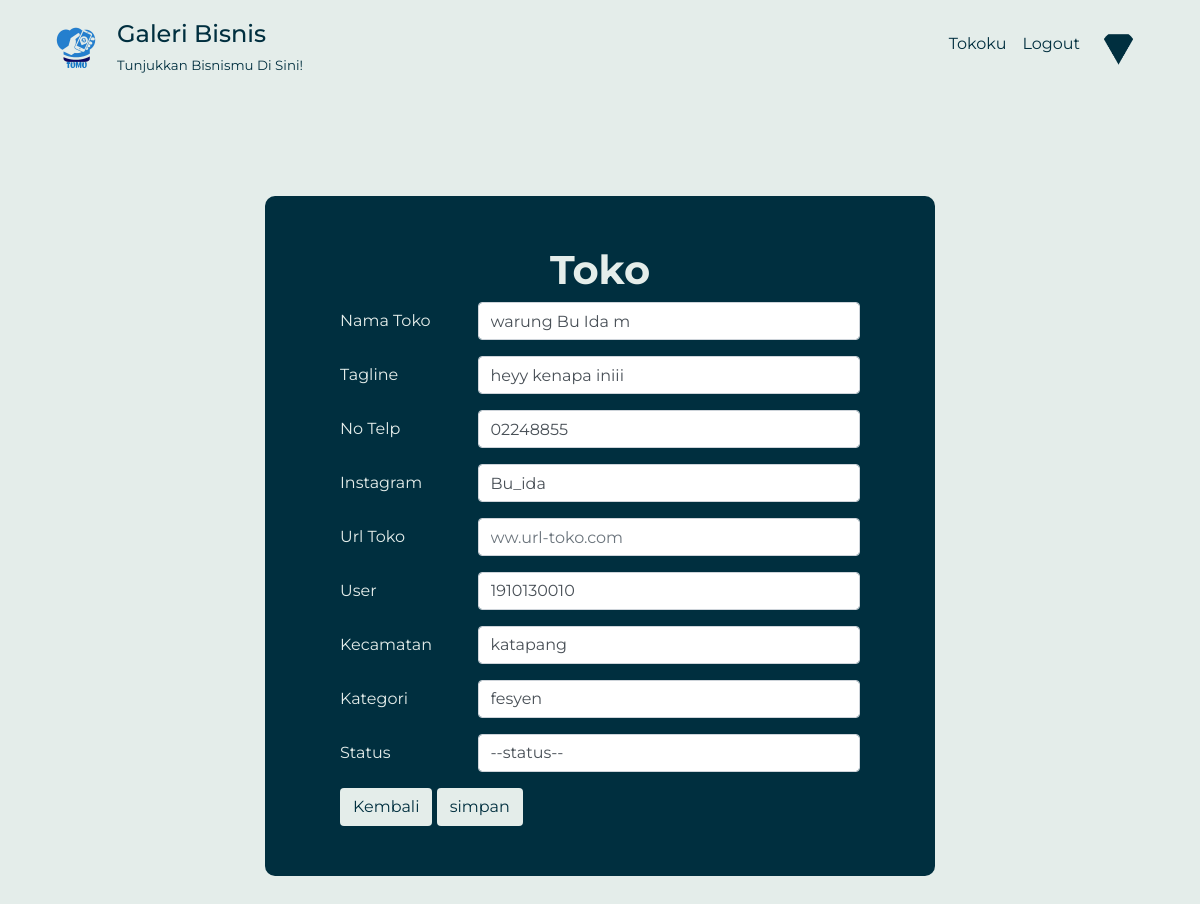
Screenshot of /dashboard.php?p=toko&id_toko=1 (signed in) with the database file from the repository.
### tables this page shows
CREATE TABLE `toko` (
  `id_toko` int(11) NOT NULL,
  `nama_toko` varchar(15) NOT NULL,
  `logo` varchar(256) DEFAULT NULL,
  `id_lokasi` int(11) DEFAULT NULL,
  `tagline` varchar(100) DEFAULT NULL,
  `no_telp` varchar(13) NOT NULL,
  `instagram` varchar(256) NOT NULL,
  `id_kategori` int(11) NOT NULL,
  `id_user` int(11) NOT NULL,
  `url_toko` varchar(256) DEFAULT NULL,
  `status` int(1) NOT NULL DEFAULT 0
);

### class/class.Toko.php (called while the page is built, shortened)
<?php
require_once("class.User.php");
require_once("class.kategori.php");
require_once("class.Lokasi.php");
class Toko extends Connection{
    private $id_toko='';
    public function __get($atribute)
    {
        if (property_exists($this, $atribute)) {
            return $this->$atribute;
        }
    }
    function __construct() {
        $this->lokasi = new Lokasi();
        $this->user = new User();
        $this->kategori = new Kategori();
    }
    public function SelectOneToko(){
        $sql="SELECT* FROM toko WHERE id_toko='$this->id_toko'";
        $resultOne = mysqli_query($this->connection, $sql) or die(mysqli_error($this->connection));
        if(mysqli_num_rows($resultOne)==1){
            $data=mysqli_fetch_assoc($resultOne);
            $this->id_toko = $data['id_toko'];
            $this->nama_toko = $data['nama_toko'];
            $this->tagline = $data['tagline'];
            $this->no_telp = $data['no_telp'];
            $this->instagram = $data['instagram'];
            $this->url_toko = $data['url_toko'];
        }
    }
}
?>

### connection.php (called while the page is built, shortened)
<?php
class Connection{
   private $host = "localhost";
   private $struser = "root";
   private $strpassword = "";
   private $dbname = "galeribisnis2";
	function connect(){
	    $conn = mysqli_connect($this->host,$this->struser, $this->strpassword);
	 	mysqli_select_db($conn, $this->dbname);
		$this->connection = $conn;
	}
}
?>

### class/class.User.php (called while the page is built, shortened)
<?php
require_once("class.Toko.php");
class User extends Connection{
    public function __get($atribute)
    {
        if (property_exists($this, $atribute)) {
            return $this->$atribute;
        }
    }
    public function SelectAllUser()
    {
        $sql = "SELECT * FROM user";
        $result = mysqli_query($this->connection, $sql);
        $arrResult = array();
        $cnt = 0;
        if (mysqli_num_rows($result) > 0) {
            while ($data = mysqli_fetch_array($result)) {
                $objUser = new User();
                $objUser->id_user = $data['id_user'];
                $objUser->username = $data['username'];
                $objUser->password = $data['password'];
                $objUser->nama = $data['nama'];
                $objUser->no_hp = $data['no_hp'];
                $objUser->email = $data['email'];
                $objUser->kota = $data['kota'];
                $objUser->role = $data['role'];
                $objUser->instagram_user = $data['instagram_user'];
                $objUser->foto = $data['foto'];
                $arrResult[$cnt] = $objUser;
                $cnt++;
            }
        }
        return $arrResult;
    }
}

### class/class.Lokasi.php (called while the page is built, shortened)
<?php
class Lokasi extends Connection{
    public function __get($atribute)
    {
        if (property_exists($this, $atribute)) {
            return $this->$atribute;
        }
    }
    public function SelectAllLokasi()
    {
        $sql = "SELECT * FROM lokasi";
        $result = mysqli_query($this->connection, $sql);
        $arrResult = array();
        $cnt = 0;
        if (mysqli_num_rows($result) > 0) {
            while ($data = mysqli_fetch_array($result)) {
                $objLokasi = new Lokasi();
                $objLokasi->id_lokasi = $data['id_lokasi'];
                $objLokasi->kecamatan = $data['kecamatan'];
                $objLokasi->kota = $data['kota'];
                $objLokasi->provinsi = $data['provinsi'];
                $arrResult[$cnt] = $objLokasi;
                $cnt++;
            }
        }
        return $arrResult;
    }
}
?>

### class/class.kategori.php (called while the page is built, shortened)
<?php
class Kategori extends Connection{
    public function __get($atribute)
    {
        if (property_exists($this, $atribute)) {
            return $this->$atribute;
        }
    }
    public function SelectAllKategori(){
        $sql="SELECT * FROM kategori";
        $result = mysqli_query($this->connection, $sql);
        $arrResult= array();
        $cnt=0;
        if(mysqli_num_rows($result)>0){
            while ($data=mysqli_fetch_Array($result)){
                $objKategori = new Kategori();
                $objKategori->id_kategori = $data['id_kategori'];
                $objKategori->nama_kategori = $data['nama_kategori'];
                $arrResult[$cnt] = $objKategori;
                $cnt++;
            }
        }
        return $arrResult;
    }
}
?>

### pages/toko.php (the view, shortened to what this page needs)
<?php
    require_once('./class/class.Toko.php');
    require_once('./class/class.User.php');
    require_once('./class/class.Lokasi.php');
    require_once('./class/class.kategori.php');
    $objToko= new Toko();
    $objUser= new User();
    $objUserList= $objUser->SelectAllUser();
    $objLokasi= new Lokasi();
    $objLokasiList= $objLokasi->SelectAllLokasi();
    $objKategori= new Kategori();
    $objKategoriList= $objKategori->SelectAllKategori();
    if (isset($_POST["btnSubmit"])) {
        $objToko->nama_toko = $_POST['nama_toko'];
        $objToko->tagline = $_POST['tagline'];
        $objToko->no_telp = $_POST['no_telp'];
        $objToko->status = $_POST['status'];
        $objToko->instagram = $_POST['instagram'];
        $objToko->url_toko = $_POST['url_toko'];
        $objToko->user->id_user = $_POST['id_user'];
        $objToko->lokasi->id_lokasi = $_POST['id_lokasi'];
        $objToko->kategori->id_kategori = $_POST['id_kategori'];
        if (isset ($_GET['id_toko'])){
            $objToko->id_toko = $_GET['id_toko'];
            $objToko->UpdateToko();
        }
        else{
            $objToko->AddToko();
        }
        echo "<script> alert('$objToko->message'); </script>";
        if($objToko->hasil){
            echo '<script> window.location = "?p=tokolist"; </script>';
        }
    }
    else if(isset($_GET['id_toko'])){
        $objToko->id_toko = $_GET['id_toko'];
        $objToko->SelectOneToko();
    }
?>
<div class="toko">
    <div class="container col-lg-7">
        <form form action="" method="POST" class="toko-form" enctype="multipart/form-data">
            <h1 class="title text-center fs-1 fw-bolder" >toko</h1>
            <div class="col">
                <div class="row mb-3">
                    <label class="col-sm-3 col-form-label">nama toko</label>
                    <div class="col-sm-9">
                        <input type="text" class="form-control" name="nama_toko" value="<?php echo $objToko->nama_toko; ?>" placeholder="nama toko" class="form-control">
                    </div>
                </div>
            </div>
            <div class="col">
                <div class="row mb-3">
                    <label class="col-sm-3 col-form-label">tagline</label>
                    <div class="col-sm-9">
                        <input type="text" class="form-control" name="tagline" value="<?php echo $objToko->tagline; ?>" placeholder="tagline" class="form-control"></input>
                    </div>
                </div>
            </div>
            <div class="col">
                <div class="row mb-3">
                    <label class="col-sm-3 col-form-label">no telp</label>
                    <div class="col-sm-9">
                        <input type="text" class="form-control" name="no_telp" value="<?php echo $objToko->no_telp; ?>" placeholder="02222222" class="form-control">
                    </div>
                </div>
            </div>
            <div class="col">
                <div class="row mb-3">
                    <label class="col-sm-3 col-form-label">instagram</label>
                    <div class="col-sm-9">
                        <input type="text" class="form-control" name="instagram" value="<?php echo $objToko->instagram; ?>" placeholder="@instagram" class="form-control">
                    </div>
                </div>
            </div>
            <div class="col">
                <div class="row mb-3">
                    <label class="col-sm-3 col-form-label">url toko</label>
                    <div class="col-sm-9">
                        <input type="text" class="form-control" name="url_toko" value="<?php echo $objToko->url_toko; ?>" placeholder="ww.url-toko.com" class="form-control">
                    </div>
                </div>
            </div>
            <div class="col">
                <div class="row mb-3">
                    <label class="col-sm-3 col-form-label">user</label>
                    <div class="col-sm-9">
                        <select name="id_user" class="form-control">
                            <?php
                                foreach ($objUserList as $user){
                                    if($objToko->user->id_user == $user->id_user)
                                        echo '<option selected="true" value='.$user->id_user.'>'.$user->username.'</option>';
                                    else
                                        echo '<option value='.$user->id_user.'>'.$user->username.'</option>';
                                }
                            ?>
                        </select>
                    </div>
                </div>
            </div>
            <div class="col">
                <div class="row mb-3">
                    <label class="col-sm-3 col-form-label">kecamatan</label>
                    <div class="col-sm-9">
                        <select name="id_lokasi" class="form-control">
                                <?php
                                    foreach ($objLokasiList as $lokasi){
                                        if($objToko->lokasi->id_lokasi == $lokasi->id_lokasi)
                                            echo '<option selected="true" value='.$lokasi->id_lokasi.'>'.$lokasi->kecamatan.'</option>';
                                        else
                                            echo '<option value='.$lokasi->id_lokasi.'>'.$lokasi->kecamatan.'</option>';
                                    }
                                ?>
                        </select>
                    </div>
                </div>
            </div>
            <div class="col">
                <div class="row mb-3">
                    <label class="col-sm-3 col-form-label">kategori</label>
                    <div class="col-sm-9">
                        <select name="id_kategori" class="form-control">
                                <?php
                                    foreach ($objKategoriList as $kategori){
                                        if($objToko->kategori->id_kategori == $kategori->id_kategori)
                                            echo '<option selected="true" value='.$kategori->id_kategori.'>'.$kategori->nama_kategori.'</option>';
                                        else
                                            echo '<option value='.$kategori->id_kategori.'>'.$kategori->nama_kategori.'</option>';
                                    }
                                ?>
                        </select>
                    </div>
                </div>
            </div>
            <div class="col">
                <div class="row mb-3">
                    <label class="col-sm-3 col-form-label">status</label>
                    <div class="col-sm-9">
                        <select name="status" class="form-control">
                            <option value="">--status--</option>
                        </select>
                    </div>
                </div>
            </div>
            <div class="col-lg-6 button-end">
                <a class="btn" href="?p=tokolist">kembali</a>
                <input class="btn" name="btnSubmit" type="submit" value="simpan">
            </div>
        </form>
    </div>
</div>

### StyleIndex.css (style rules this page uses)
.all { background-color: #e4edea; font-family: montserrat, sans-serif; text-transform: capitalize; color: #002f3f; }
.toko .toko-form { border-radius: 10px; padding: 50px 60px; margin-top: 15vh; margin-bottom: 16vh; background-color: #002f3f; color: #e4edea; }
.toko .button-end .btn { background-color: #e4edea; color:#002f3f; font-weight: 400; }

### rows the page displays
toko: nama_toko "warung Bu Ida m", tagline "heyy kenapa iniii", no_telp "02248855", instagram "Bu_ida"

### other values shown
form field id_user "1910130010"
form field id_lokasi "katapang"
form field id_kategori "fesyen"
